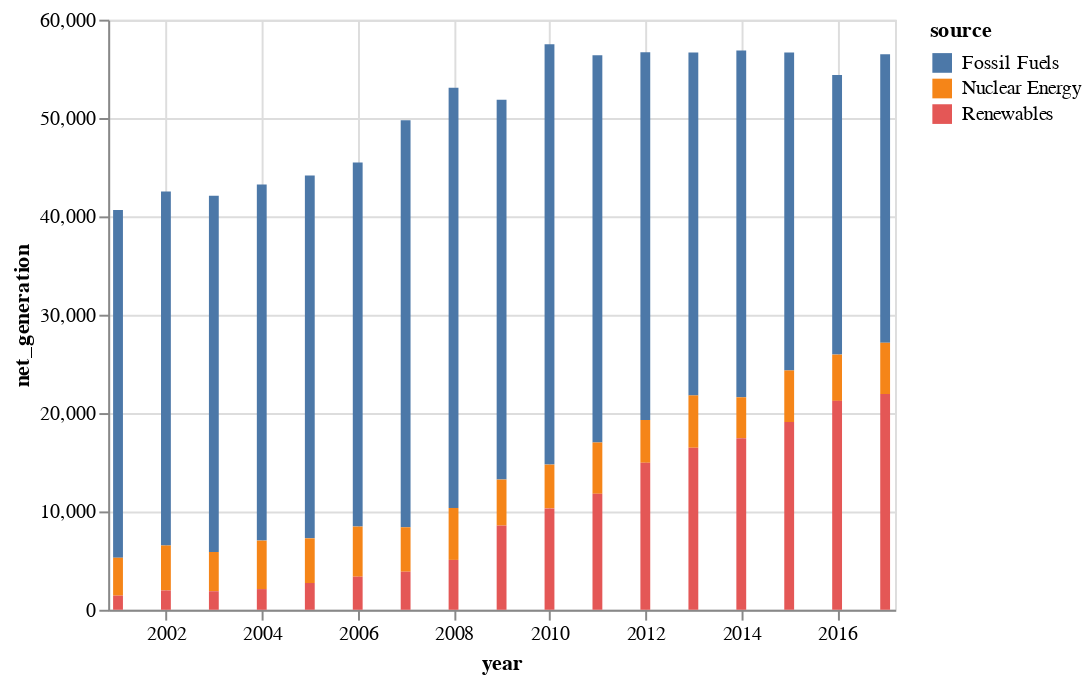

The cell this chart's notebook holds for it:
### Markdown cell above
### 3.2. mark_bar() - bar plots

### Code cell
df_mark = data.iowa_electricity()
print(df_mark.head())
alt.Chart(df_mark).mark_bar().encode(x="year:T", y="net_generation:Q", color="source:N")

### Figure 1 — Vega-Lite specification as saved in the notebook (floating-point values rounded to 4 significant figures)
{"config": {"view": {"continuousWidth": 400, "continuousHeight": 300}}, "data": {"name": "data-bb61008ba0c766c5601afa5323d12ad4"}, "mark": "bar", "encoding": {"color": {"type": "nominal", "field": "source"}, "x": {"type": "temporal", "field": "year"}, "y": {"type": "quantitative", "field": "net_generation"}}, "$schema": "https://vega.github.io/schema/vega-lite/v4.8.1.json", "datasets": {"data-bb61008ba0c766c5601afa5323d12ad4": [{"year": "2001-01-01T00:00:00", "source": "Fossil Fuels", "net_generation": 35361}, {"year": "2002-01-01T00:00:00", "source": "Fossil Fuels", "net_generation": 35991}, {"year": "2003-01-01T00:00:00", "source": "Fossil Fuels", "net_generation": 36234}, {"year": "2004-01-01T00:00:00", "source": "Fossil Fuels", "net_generation": 36205}, {"year": "2005-01-01T00:00:00", "source": "Fossil Fuels", "net_generation": 36883}, {"year": "2006-01-01T00:00:00", "source": "Fossil Fuels", "net_generation": 37014}, {"year": "2007-01-01T00:00:00", "source": "Fossil Fuels", "net_generation": 41389}, {"year": "2008-01-01T00:00:00", "source": "Fossil Fuels", "net_generation": 42734}, {"year": "2009-01-01T00:00:00", "source": "Fossil Fuels", "net_generation": 38620}, {"year": "2010-01-01T00:00:00", "source": "Fossil Fuels", "net_generation": 42750}, {"year": "2011-01-01T00:00:00", "source": "Fossil Fuels", "net_generation": 39361}, {"year": "2012-01-01T00:00:00", "source": "Fossil Fuels", "net_generation": 37379}, {"year": "2013-01-01T00:00:00", "source": "Fossil Fuels", "net_generation": 34873}, {"year": "2014-01-01T00:00:00", "source": "Fossil Fuels", "net_generation": 35250}, {"year": "2015-01-01T00:00:00", "source": "Fossil Fuels", "net_generation": 32319}, {"year": "2016-01-01T00:00:00", "source": "Fossil Fuels", "net_generation": 28437}, {"year": "2017-01-01T00:00:00", "source": "Fossil Fuels", "net_generation": 29329}, {"year": "2001-01-01T00:00:00", "source": "Nuclear Energy", "net_generation": 3853}, {"year": "2002-01-01T00:00:00", "source": "Nuclear Energy", "net_generation": 4574}, {"year": "2003-01-01T00:00:00", "source": "Nuclear Energy", "net_generation": 3988}, {"year": "2004-01-01T00:00:00", "source": "Nuclear Energy", "net_generation": 4929}, {"year": "2005-01-01T00:00:00", "source": "Nuclear Energy", "net_generation": 4538}, {"year": "2006-01-01T00:00:00", "source": "Nuclear Energy", "net_generation": 5095}, {"year": "2007-01-01T00:00:00", "source": "Nuclear Energy", "net_generation": 4519}, {"year": "2008-01-01T00:00:00", "source": "Nuclear Energy", "net_generation": 5282}, {"year": "2009-01-01T00:00:00", "source": "Nuclear Energy", "net_generation": 4679}, {"year": "2010-01-01T00:00:00", "source": "Nuclear Energy", "net_generation": 4451}, {"year": "2011-01-01T00:00:00", "source": "Nuclear Energy", "net_generation": 5215}, {"year": "2012-01-01T00:00:00", "source": "Nuclear Energy", "net_generation": 4347}, {"year": "2013-01-01T00:00:00", "source": "Nuclear Energy", "net_generation": 5321}, {"year": "2014-01-01T00:00:00", "source": "Nuclear Energy", "net_generation": 4152}, {"year": "2015-01-01T00:00:00", "source": "Nuclear Energy", "net_generation": 5243}, {"year": "2016-01-01T00:00:00", "source": "Nuclear Energy", "net_generation": 4703}, {"year": "2017-01-01T00:00:00", "source": "Nuclear Energy", "net_generation": 5214}, {"year": "2001-01-01T00:00:00", "source": "Renewables", "net_generation": 1437}, {"year": "2002-01-01T00:00:00", "source": "Renewables", "net_generation": 1963}, {"year": "2003-01-01T00:00:00", "source": "Renewables", "net_generation": 1885}, {"year": "2004-01-01T00:00:00", "source": "Renewables", "net_generation": 2102}, {"year": "2005-01-01T00:00:00", "source": "Renewables", "net_generation": 2724}, {"year": "2006-01-01T00:00:00", "source": "Renewables", "net_generation": 3364}, {"year": "2007-01-01T00:00:00", "source": "Renewables", "net_generation": 3870}, {"year": "2008-01-01T00:00:00", "source": "Renewables", "net_generation": 5070}, {"year": "2009-01-01T00:00:00", "source": "Renewables", "net_generation": 8560}, {"year": "2010-01-01T00:00:00", "source": "Renewables", "net_generation": 10308}, {"year": "2011-01-01T00:00:00", "source": "Renewables", "net_generation": 11795}, {"year": "2012-01-01T00:00:00", "source": "Renewables", "net_generation": 14949}, {"year": "2013-01-01T00:00:00", "source": "Renewables", "net_generation": 16476}, {"year": "2014-01-01T00:00:00", "source": "Renewables", "net_generation": 17452}, {"year": "2015-01-01T00:00:00", "source": "Renewables", "net_generation": 19091}, {"year": "2016-01-01T00:00:00", "source": "Renewables", "net_generation": 21241}, {"year": "2017-01-01T00:00:00", "source": "Renewables", "net_generation": 21933}]}}
